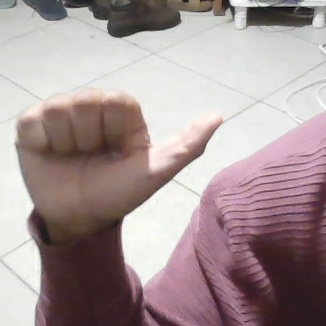
#> input picture Reconocimiento-de-lenguaje-de-se-as-con-CNN-entrenado-desde-cero-main/data/raw/A/A_0004.jpg, 326 x 326 px; its folder holds only this picture in this run
$ python augment_dataset.py
#> lines starting #> are read from the running program, lines starting #| are printed output that depends on the picture
#> in main, imagen is the input picture: shape (326, 326, 3); mean B, G, R 152.1, 151.2, 167.3
"""
Genera un numero fijo de imagenes aumentadas por clase variando
rotacion e iluminacion, y las guarda en una subcarpeta nueva.

Caso A — capturas SIN --session (imagenes directo en data/raw/A/):
    python scripts/augment_dataset.py --count 500

Caso B — capturas CON --session rodrigo_s1:
    python scripts/augment_dataset.py --session rodrigo_s1 --count 500
"""
from __future__ import annotations

import argparse
import random
from pathlib import Path

import cv2
import numpy as np

EXTENSIONES = {".jpg", ".jpeg", ".png", ".bmp", ".webp"}


def rotar(imagen: np.ndarray, angulo: float) -> np.ndarray:
#> called with angulo = 3.67
    alto, ancho = imagen.shape[:2]
#> alto = 326; ancho = 326
    M = cv2.getRotationMatrix2D((ancho / 2, alto / 2), angulo, 1.0)
    return cv2.warpAffine(imagen, M, (ancho, alto), borderMode=cv2.BORDER_REFLECT)
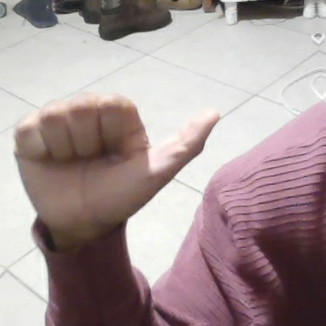
#> returned value: shape (326, 326, 3); mean of channels 0, 1, 2 152.5, 151.6, 167.6; drawn as B, G, R


def ajustar_brillo(imagen: np.ndarray, factor: float) -> np.ndarray:
#> called with factor = 0.765
    hsv = cv2.cvtColor(imagen, cv2.COLOR_BGR2HSV).astype(np.float32)
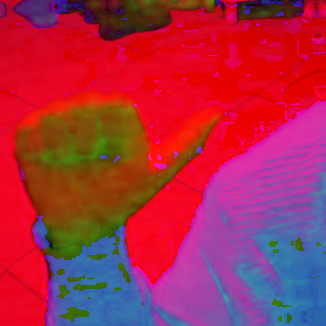
#> hsv: shape (326, 326, 3) float32; mean of channels 0, 1, 2 71.2, 43.2, 168; drawn as B, G, R
    hsv[:, :, 2] = np.clip(hsv[:, :, 2] * factor, 0, 255)
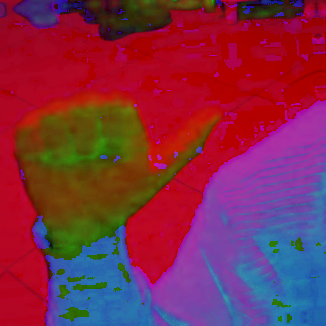
#> hsv: shape (326, 326, 3) float32; mean of channels 0, 1, 2 71.2, 43.2, 128.5; drawn as B, G, R
    return cv2.cvtColor(hsv.astype(np.uint8), cv2.COLOR_HSV2BGR)
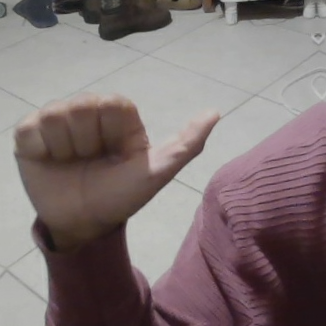
#> returned value: shape (326, 326, 3); mean B, G, R 115.8, 115.3, 127.7


def augmentar(imagen: np.ndarray) -> np.ndarray:
    return ajustar_brillo(rotar(imagen, random.uniform(-15.0, 15.0)), random.uniform(0.75, 1.30))


def main() -> None:
    parser = argparse.ArgumentParser(
        description="Genera imagenes aumentadas a partir de un dataset capturado."
    )
    parser.add_argument("--session", default=None, help="Sesion origen (opcional). Si no se indica, usa todas las imagenes directas de cada clase.")
    parser.add_argument("--out-session", default="aug", help="Nombre de la subcarpeta de salida (default: aug)")
    parser.add_argument("--count", type=int, default=500, help="Total de imagenes a generar por clase (default: 500)")
    parser.add_argument("--data", type=Path, default=Path("data/raw"))
    parser.add_argument("--seed", type=int, default=42)
    args = parser.parse_args()

    random.seed(args.seed)
    np.random.seed(args.seed)

    total_generadas = 0

    print(f"\nGenerando {args.count} imagenes aumentadas por clase → subcarpeta '{args.out_session}'\n")

    for carpeta_clase in sorted(args.data.iterdir()):
        if not carpeta_clase.is_dir():
            continue

        # Determina de donde tomar las imagenes origen
        if args.session:
            carpeta_origen = carpeta_clase / args.session
            if not carpeta_origen.exists():
                print(f"  [SKIP] {carpeta_clase.name:6s} — no se encontro sesion '{args.session}'")
                continue
            imagenes = sorted(p for p in carpeta_origen.iterdir() if p.suffix.lower() in EXTENSIONES)
        else:
            # Sin sesion: toma solo las imagenes directas (no entra a subcarpetas)
            imagenes = sorted(p for p in carpeta_clase.iterdir() if p.is_file() and p.suffix.lower() in EXTENSIONES)

        if not imagenes:
            print(f"  [SKIP] {carpeta_clase.name:6s} — sin imagenes")
            continue

        carpeta_salida = carpeta_clase / args.out_session
        carpeta_salida.mkdir(exist_ok=True)

        seleccionadas = random.choices(imagenes, k=args.count)

        for indice, ruta in enumerate(seleccionadas, start=1):
            imagen = cv2.imread(str(ruta))
            if imagen is None:
                continue
            cv2.imwrite(str(carpeta_salida / f"{carpeta_clase.name}_{indice:04d}.jpg"), augmentar(imagen))

        total_generadas += args.count
        print(f"  [{carpeta_clase.name:6s}] {len(imagenes):4d} imagenes origen → {args.count} aumentadas generadas")

    print(f"\n{'─' * 50}")
    print(f"  Total generadas : {total_generadas}")
    print(f"  Subcarpeta      : */{args.out_session}/")
    print(f"{'─' * 50}\n")
    print("Listo. Ahora entrena con:")
    print("  .venv\\Scripts\\python.exe scripts\\train_cnn.py --data data\\raw --model-out models\\hybrid\\sign_hybrid.pt --epochs 50 --model-type hybrid")


if __name__ == "__main__":
    main()

$ run again, on Reconocimiento-de-lenguaje-de-se-as-con-CNN-entrenado-desde-cero-main/data/raw/B/B_0008.jpg
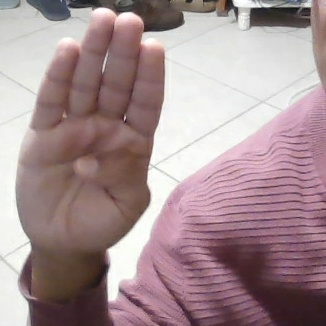
#> input picture Reconocimiento-de-lenguaje-de-se-as-con-CNN-entrenado-desde-cero-main/data/raw/B/B_0008.jpg, 326 x 326 px
#> in main, imagen is the input picture: shape (326, 326, 3); mean B, G, R 147.4, 144.4, 166.2
#> in ajustar_brillo, `hsv[:, :, 2] = np.clip(hsv[:, :, 2] * factor, 0, 255)`:
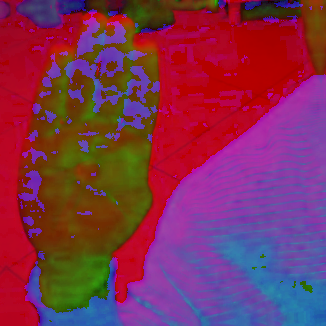
#> hsv: shape (326, 326, 3) float32; mean of channels 0, 1, 2 80.7, 48.2, 127.2; drawn as B, G, R
#> in ajustar_brillo, `return cv2.cvtColor(hsv.astype(np.uint8), cv2.COLOR_HSV2BGR)`:
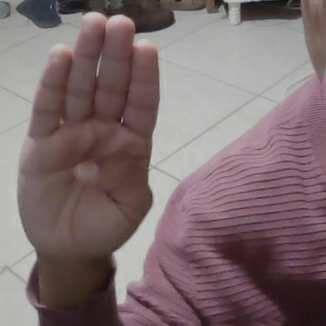
#> returned value: shape (326, 326, 3); mean B, G, R 111.7, 109.5, 126.4

$ run again, on Reconocimiento-de-lenguaje-de-se-as-con-CNN-entrenado-desde-cero-main/data/raw/B/B_0011.jpg
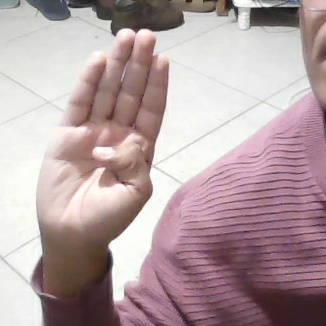
#> input picture Reconocimiento-de-lenguaje-de-se-as-con-CNN-entrenado-desde-cero-main/data/raw/B/B_0011.jpg, 326 x 326 px
#> in main, imagen is the input picture: shape (326, 326, 3); mean B, G, R 163.4, 161.1, 180.7
#> in ajustar_brillo, `hsv[:, :, 2] = np.clip(hsv[:, :, 2] * factor, 0, 255)`:
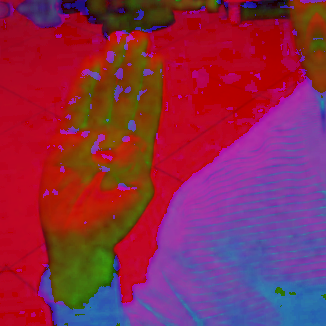
#> hsv: shape (326, 326, 3) float32; mean of channels 0, 1, 2 75, 41.8, 138.1; drawn as B, G, R
#> in ajustar_brillo, `return cv2.cvtColor(hsv.astype(np.uint8), cv2.COLOR_HSV2BGR)`:
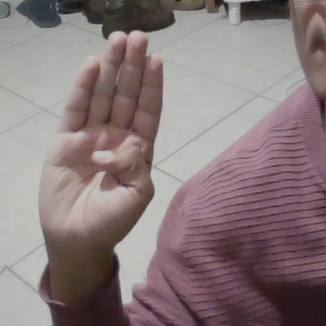
#> returned value: shape (326, 326, 3); mean B, G, R 123.6, 122, 137.2

$ run again, on Reconocimiento-de-lenguaje-de-se-as-con-CNN-entrenado-desde-cero-main/data/raw/B/B_0003.jpg
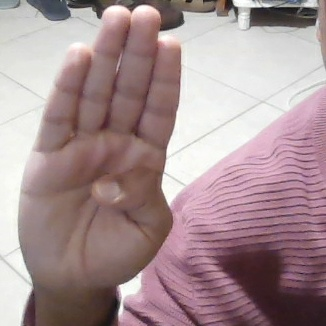
#> input picture Reconocimiento-de-lenguaje-de-se-as-con-CNN-entrenado-desde-cero-main/data/raw/B/B_0003.jpg, 326 x 326 px
#> in main, imagen is the input picture: shape (326, 326, 3); mean B, G, R 147.6, 145.1, 167.1
#> in ajustar_brillo, `hsv[:, :, 2] = np.clip(hsv[:, :, 2] * factor, 0, 255)`:
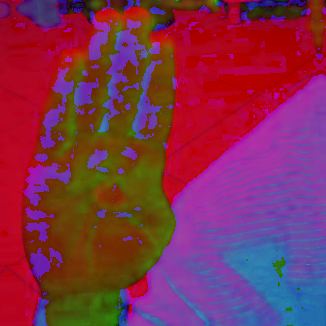
#> hsv: shape (326, 326, 3) float32; mean of channels 0, 1, 2 77.7, 47.2, 128.1; drawn as B, G, R
#> in ajustar_brillo, `return cv2.cvtColor(hsv.astype(np.uint8), cv2.COLOR_HSV2BGR)`:
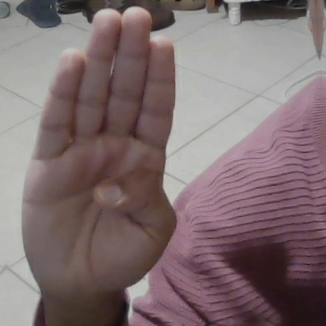
#> returned value: shape (326, 326, 3); mean B, G, R 112.1, 110.2, 127.3
